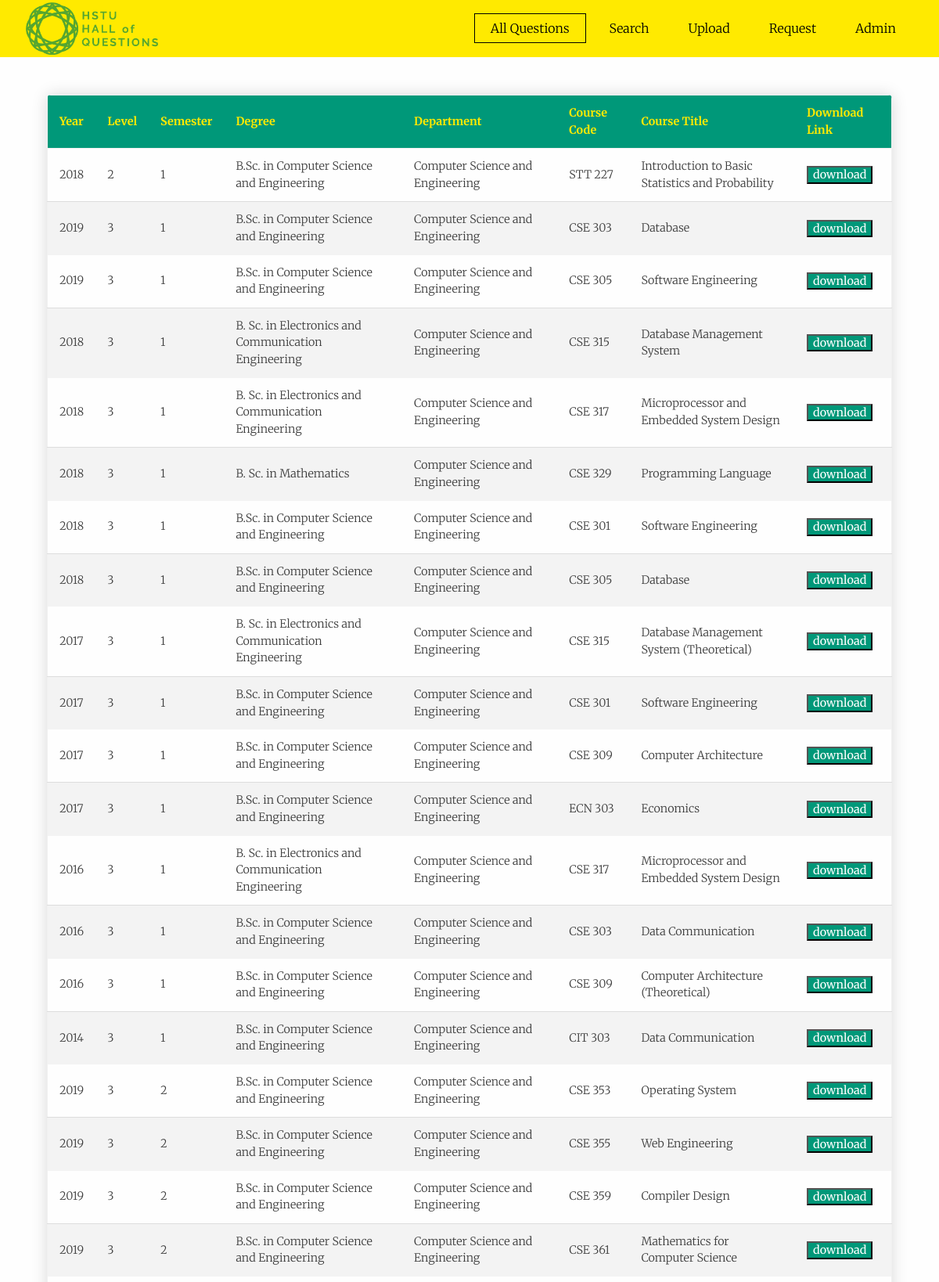
The page / (upper part) on the database its author committed.
### tables this page shows
CREATE TABLE `question` (
  `question_id` int(11) NOT NULL,
  `year_var` int(11) NOT NULL,
  `level_var` int(11) NOT NULL,
  `semester` int(11) NOT NULL,
  `degree` varchar(100) NOT NULL,
  `department` varchar(100) NOT NULL,
  `course_code` varchar(100) NOT NULL,
  `course_title` varchar(100) NOT NULL,
  `link` varchar(100) NOT NULL
);

### index.php (the view, shortened to what this page needs)
<!doctype html>
<html class="no-js" lang="en">
<head>
    <link rel="stylesheet" href="css/app.css">
    <link rel="stylesheet" type="text/css" href="https://cdnjs.cloudflare.com/ajax/libs/slick-carousel/1.7.1/slick.css" />
    <link rel="stylesheet" type="text/css" href="https://cdnjs.cloudflare.com/ajax/libs/slick-carousel/1.7.1/slick-theme.css" />
</head>
<body>
  <header class="site-header">
      <div class="container">
          <div class="header-content">
              <div class="top-menu  scroll-reveal">
                  <div class="menu">
                      <img style="display: block;margin-right: auto;" src="logo.png" height="175" width="175" alt="Logo of HSTU Hall of Questions" >
                      <nav id="main-nav" data-animate="menu-in menu-out">
                          <ul class="main-navigation">
                              <li><a class="m-active" href="index.php" data-text="All Questions">All Questions</a></li>
                              <li><a class="m-anim" href="search.php" data-text="Search">Search</a></li>
                              <li><a class="m-anim" href="user_upload.php" data-text="Upload">Upload</a></li>
                              <li><a class="m-anim" href="request.php" data-text="Request">Request</a></li>
                              <li><a class="m-anim" href="admin.php" data-text="Admin">Admin</a></li>
                          </ul>
                      </nav>
                  </div>
              </div>
          </div>
      </div>
  </header>
  <div class="result-body">
    <?php
        $servername = "localhost";
        $username = "root";
        $password = "";
        $dbname = "hstuhq";
        $conn = new mysqli($servername, $username, $password, $dbname);
        $sql = "SELECT question_id, year_var, level_var, semester, degree, department, course_code, course_title, link FROM question ORDER BY level_var ASC, semester ASC, year_var DESC, degree ASC, course_code ASC, course_title ASC";
        $result = $conn->query($sql);
        echo"<table class='content-table'>";
          echo"<thead><tr><th>Year</th><th>Level</th><th>Semester</th><th>Degree</th><th>Department</th><th>Course Code</th><th>Course Title</th><th>Download Link</th></tr></thead><tbody>";
            if ($result->num_rows > 0) {
              while($row = $result->fetch_assoc()) {
                echo "<tr><td>". $row["year_var"]. "</td><td>" . $row["level_var"]. "</td><td>" . $row["semester"]. "</td><td>" . $row["degree"]. "</td><td>" . $row["department"]. "</td><td>" . $row["course_code"]. "</td><td>" . $row["course_title"]. "</td><td><form action='download.php' method='get'><input type='hidden' name='q_id' value='" . $row["question_id"] . "'><input type='submit' value='download'></form></td></tr>\n";
              }
            }
          echo"</tbody></table>";
    ?>
  </div>
</body>
</html>

### rows shown on the page
question: year_var "2018", level_var "2", semester "1", degree "B.Sc. in Computer Science and Engineering", department "Computer Science and Engineering", course_code "STT 227", course_title "Introduction to Basic Statistics and Probability"
question: year_var "2019", level_var "3", semester "1", degree "B.Sc. in Computer Science and Engineering", department "Computer Science and Engineering", course_code "CSE 303", course_title "Database"
question: year_var "2019", level_var "3", semester "1", degree "B.Sc. in Computer Science and Engineering", department "Computer Science and Engineering", course_code "CSE 305", course_title "Software Engineering"
question: year_var "2018", level_var "3", semester "1", degree "B. Sc. in Electronics and Communication Engineering", department "Computer Science and Engineering", course_code "CSE 315", course_title "Database Management System"
question: year_var "2018", level_var "3", semester "1", degree "B. Sc. in Electronics and Communication Engineering", department "Computer Science and Engineering", course_code "CSE 317", course_title "Microprocessor and Embedded System Design"
question: year_var "2018", level_var "3", semester "1", degree "B. Sc. in Mathematics", department "Computer Science and Engineering", course_code "CSE 329", course_title "Programming Language"
question: year_var "2018", level_var "3", semester "1", degree "B.Sc. in Computer Science and Engineering", department "Computer Science and Engineering", course_code "CSE 301", course_title "Software Engineering"
question: year_var "2018", level_var "3", semester "1", degree "B.Sc. in Computer Science and Engineering", department "Computer Science and Engineering", course_code "CSE 305", course_title "Database"
question: year_var "2017", level_var "3", semester "1", degree "B. Sc. in Electronics and Communication Engineering", department "Computer Science and Engineering", course_code "CSE 315", course_title "Database Management System (Theoretical)"
question: year_var "2017", level_var "3", semester "1", degree "B.Sc. in Computer Science and Engineering", department "Computer Science and Engineering", course_code "CSE 301", course_title "Software Engineering"
question: year_var "2017", level_var "3", semester "1", degree "B.Sc. in Computer Science and Engineering", department "Computer Science and Engineering", course_code "CSE 309", course_title "Computer Architecture"
question: year_var "2017", level_var "3", semester "1", degree "B.Sc. in Computer Science and Engineering", department "Computer Science and Engineering", course_code "ECN 303", course_title "Economics"
question: year_var "2016", level_var "3", semester "1", degree "B. Sc. in Electronics and Communication Engineering", department "Computer Science and Engineering", course_code "CSE 317", course_title "Microprocessor and Embedded System Design"
question: year_var "2016", level_var "3", semester "1", degree "B.Sc. in Computer Science and Engineering", department "Computer Science and Engineering", course_code "CSE 303", course_title "Data Communication"
question: year_var "2016", level_var "3", semester "1", degree "B.Sc. in Computer Science and Engineering", department "Computer Science and Engineering", course_code "CSE 309", course_title "Computer Architecture (Theoretical)"
question: year_var "2014", level_var "3", semester "1", degree "B.Sc. in Computer Science and Engineering", department "Computer Science and Engineering", course_code "CIT 303", course_title "Data Communication"
question: year_var "2019", level_var "3", semester "2", degree "B.Sc. in Computer Science and Engineering", department "Computer Science and Engineering", course_code "CSE 353", course_title "Operating System"
question: year_var "2019", level_var "3", semester "2", degree "B.Sc. in Computer Science and Engineering", department "Computer Science and Engineering", course_code "CSE 355", course_title "Web Engineering"
question: year_var "2019", level_var "3", semester "2", degree "B.Sc. in Computer Science and Engineering", department "Computer Science and Engineering", course_code "CSE 359", course_title "Compiler Design"
question: year_var "2019", level_var "3", semester "2", degree "B.Sc. in Computer Science and Engineering", department "Computer Science and Engineering", course_code "CSE 361", course_title "Mathematics for Computer Science"
